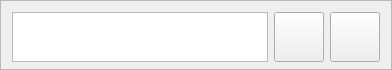
            <widget class="QFrame" name="frame_21">
             <property name="minimumSize">
              <size>
               <width>0</width>
               <height>70</height>
              </size>
             </property>
             <property name="maximumSize">
              <size>
               <width>16777215</width>
               <height>70</height>
              </size>
             </property>
             <property name="frameShape">
              <enum>QFrame::StyledPanel</enum>
             </property>
             <property name="frameShadow">
              <enum>QFrame::Raised</enum>
             </property>
             <layout class="QGridLayout" name="gridLayout_25">
              <item row="0" column="1">
               <widget class="QToolButton" name="toolButton_14">
                <property name="minimumSize">
                 <size>
                  <width>50</width>
                  <height>50</height>
                 </size>
                </property>
                <property name="maximumSize">
                 <size>
                  <width>50</width>
                  <height>50</height>
                 </size>
                </property>
                <property name="text">
                 <string/>
                </property>
                <property name="icon">
                 <iconset resource="resources.qrc">
                  <normaloff>:/images/icons/cil-microphone.png</normaloff>:/images/icons/cil-microphone.png</iconset>
                </property>
                <property name="shortcut">
                 <string>Return</string>
                </property>
               </widget>
              </item>
              <item row="0" column="2">
               <widget class="QToolButton" name="toolButton_9">
                <property name="minimumSize">
                 <size>
                  <width>50</width>
                  <height>50</height>
                 </size>
                </property>
                <property name="maximumSize">
                 <size>
                  <width>50</width>
                  <height>50</height>
                 </size>
                </property>
                <property name="text">
                 <string/>
                </property>
                <property name="icon">
                 <iconset resource="resources.qrc">
                  <normaloff>:/images/icons/cil-cursor.png</normaloff>:/images/icons/cil-cursor.png</iconset>
                </property>
                <property name="shortcut">
                 <string>Return</string>
                </property>
               </widget>
              </item>
              <item row="0" column="0">
               <widget class="QTextEdit" name="textEdit_4">
                <property name="minimumSize">
                 <size>
                  <width>0</width>
                  <height>50</height>
                 </size>
                </property>
                <property name="maximumSize">
                 <size>
                  <width>16777215</width>
                  <height>50</height>
                 </size>
                </property>
                <property name="styleSheet">
                 <string notr="true">font: 11pt &quot;MS Shell Dlg 2&quot;;</string>
                </property>
               </widget>
              </item>
             </layout>
            </widget>
